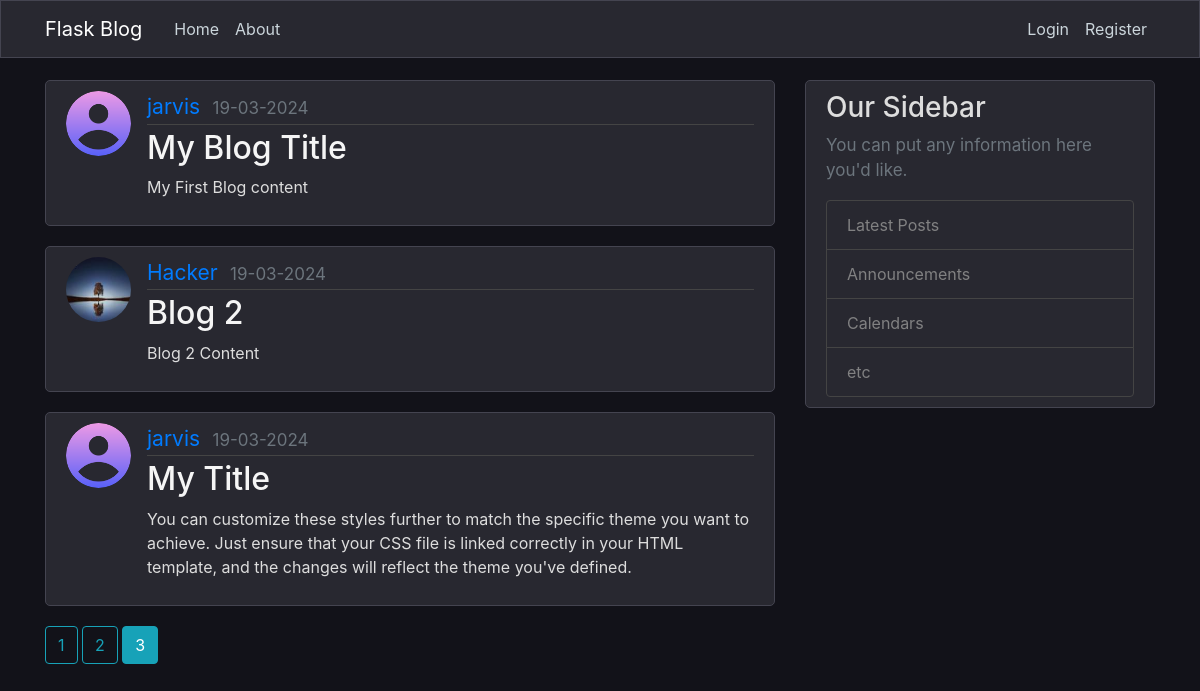
Screenshot of /home?page=3 with the database file from the repository.
### Flask/flaskblog/models.py (models this page shows, shortened)
class Post(db.Model):
    id = db.Column(db.Integer, primary_key=True)
    title = db.Column(db.String(100), nullable=False)
    date_posted = db.Column(db.DateTime, nullable=False, default=datetime.utcnow)
    content = db.Column(db.Text, nullable=False)
    user_id = db.Column(db.Integer, db.ForeignKey('user.id'), nullable=False)

class User(db.Model, UserMixin):
    id = db.Column(db.Integer, primary_key=True)
    username = db.Column(db.String(20), unique=True, nullable=False)
    email = db.Column(db.String(120), unique=True, nullable=False)
    image_file = db.Column(db.String(20), nullable=False, default='default.jpg')
    password = db.Column(db.String(60), nullable=False)
    posts = db.relationship('Post', backref='author', lazy=True)

### Flask/flaskblog/routes.py (the view)
@main_routes.route("/")
@main_routes.route("/home")
def home():
    page = request.args.get('page', 1, type=int)
    posts = Post.query.order_by(Post.date_posted.desc()).paginate(page=page, per_page=5)
    return render_template('home.html', posts=posts)

### Flask/flaskblog/templates/home.html
{% extends "layout.html" %}
{% block content %}
    {% for post in posts.items %}
        <article class="media content-section">
          <img class="rounded-circle article-img" src="{{ url_for('static', filename='profile_pics/' + post.author.image_file) }}">
          <div class="media-body">
            <div class="article-metadata">
              <a class="mr-2 home" href="{{ url_for('main_routes.user_post', username=post.author.username) }}">{{ post.author.username }}</a>
              <small class="text-muted">{{ post.date_posted.strftime('%d-%m-%Y') }}</small>
            </div>
            <h2><a class="article-title" href="{{ url_for('main_routes.post', post_id=post.id) }}">{{ post.title }}</a></h2>
            <p class="article-content">{{ post.content }}</p>
          </div>
        </article>
    {% endfor %}
    {% for page_num in posts.iter_pages(left_edge=1, right_edge=1, left_current=1, right_current=1) %}
        {% if page_num %}
            {% if posts.page == page_num %}
                <a class="btn btn-info mb-4" href="{{ url_for('main_routes.home', page=page_num) }}">{{ page_num }}</a>
            {% else %}
                <a class="btn btn-outline-info mb-4" href="{{ url_for('main_routes.home', page=page_num) }}">{{ page_num }}</a>
            {% endif %}
        {% else %}
            ...
        {% endif %}
    {% endfor %}
{% endblock content %}

### Flask/flaskblog/static/main.css (style rules this page uses)
body { background: #121219; color: #dddddd; margin-top: 5rem; }
h1, h2, h3, h4, h5, h6 { color: #DDDDDD; }
.content-section { background: #282830; padding: 10px 20px; border: 1px solid #282830; border-radius: 5px; margin-bottom: 20px; }
.article-title { color: #F5F5F5; }
.article-content { white-space: pre-line; }
.article-img { height: 65px; width: 65px; margin-right: 16px; }
.article-metadata { padding-bottom: 1px; margin-bottom: 4px; border-bottom: 1px solid #444444; }
.text-muted { font-size:17px; }
.content-section { border: 1px solid #444450; }
.home { font-size: 21px; }

### rows the page displays
Post: image_file (placeholder picture), author.username "jarvis", date_posted "19-03-2024", title "My Blog Title", content "My First Blog content"
Post: image_file (picture), author.username "Hacker", date_posted "19-03-2024", title "Blog 2", content "Blog 2 Content"
Post: image_file (placeholder picture), author.username "jarvis", date_posted "19-03-2024", title "My Title", content "You can customize these styles further to match the specific theme you want to achieve. Just ensure that your CSS file is linked correctly in your HTML template, and the changes will reflect the theme you've defined."

### other values shown
{{ page_num }} "1" "2"
{{ page_num }} "3"
